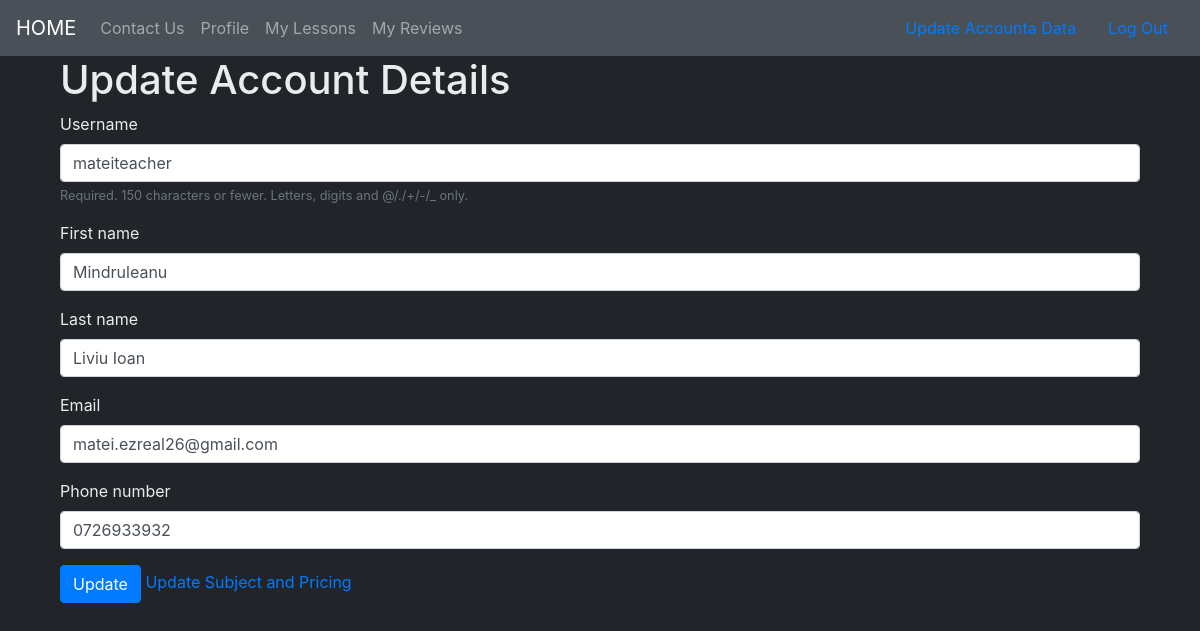
/accounts/update/teacher/9 (signed in), run on the app's committed database.
### accounts/models.py (models this page shows, shortened)
class User(AbstractUser):
    phone_number = models.CharField(max_length=10,blank=False, validators=[phone_number_validator], unique=True)
    email = models.EmailField(unique=True)
    is_student = models.BooleanField(default=False)
    is_teacher = models.BooleanField(default=False)

### accounts/views.py (the view, shortened to what this page needs)
# urls.py: path('update/teacher/<int:pk>',views.TeacherUpdateView.as_view(),name='update_teacher'),
@method_decorator([login_required, teacher_required], name='dispatch')
class TeacherUpdateView(UpdateView):
    model = User
    fields = ['username','first_name','last_name','email','phone_number']
    template_name = 'accounts/update_teacher.html'
    def get_context_data(self,**kwargs):
        context = super().get_context_data(**kwargs)
        context['user_id'] = self.request.user.pk
        return context

### accounts/templates/accounts/update_teacher.html (shortened to what this page needs)
{% extends 'base.html' %}
{% load bootstrap5 %}
{% block content %}
    <div class="container">
        {% if user_id == user.pk %}
            <h1>Update Account Details</h1>
            <form method="POST">
                {% bootstrap_form form %}
                <input type="submit" class="btn btn-primary" value="Update">
                <a href="{% url 'accounts:update_teacher_info' pk=user.teacher.pk %}">Update Subject and Pricing</a>
            </form>
        {% else %}
            <p>This is not your account!</p>
        {% endif %}
    </div>
{% endblock %}

### static/invicta/css/master.css (style rules this page uses)
body { background-color: #212529; color: #E9ECEF; }

### data on the page
User: username "mateiteacher", first_name "Mindruleanu", last_name "Liviu Ioan", email "matei.ezreal26@gmail.com", phone_number "0726933932"
